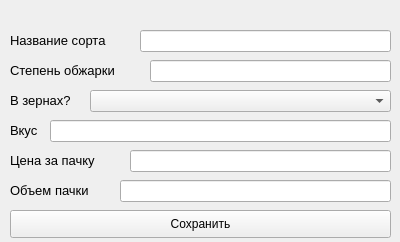
<?xml version="1.0" encoding="UTF-8"?>
<ui version="4.0">
 <class>Form</class>
 <widget class="QWidget" name="Form">
  <property name="geometry">
   <rect>
    <x>0</x>
    <y>0</y>
    <width>400</width>
    <height>242</height>
   </rect>
  </property>
  <property name="windowTitle">
   <string>Form</string>
  </property>
  <widget class="QLabel" name="label">
   <property name="geometry">
    <rect>
     <x>10</x>
     <y>30</y>
     <width>131</width>
     <height>21</height>
    </rect>
   </property>
   <property name="font">
    <font>
     <pointsize>10</pointsize>
    </font>
   </property>
   <property name="text">
    <string>Название сорта</string>
   </property>
  </widget>
  <widget class="QLabel" name="label_2">
   <property name="geometry">
    <rect>
     <x>10</x>
     <y>60</y>
     <width>141</width>
     <height>21</height>
    </rect>
   </property>
   <property name="font">
    <font>
     <pointsize>10</pointsize>
    </font>
   </property>
   <property name="text">
    <string>Степень обжарки</string>
   </property>
  </widget>
  <widget class="QLabel" name="label_3">
   <property name="geometry">
    <rect>
     <x>10</x>
     <y>90</y>
     <width>141</width>
     <height>21</height>
    </rect>
   </property>
   <property name="font">
    <font>
     <pointsize>10</pointsize>
    </font>
   </property>
   <property name="text">
    <string>В зернах?</string>
   </property>
  </widget>
  <widget class="QLabel" name="label_4">
   <property name="geometry">
    <rect>
     <x>10</x>
     <y>120</y>
     <width>141</width>
     <height>21</height>
    </rect>
   </property>
   <property name="font">
    <font>
     <pointsize>10</pointsize>
    </font>
   </property>
   <property name="text">
    <string>Вкус</string>
   </property>
  </widget>
  <widget class="QLabel" name="label_5">
   <property name="geometry">
    <rect>
     <x>10</x>
     <y>150</y>
     <width>141</width>
     <height>21</height>
    </rect>
   </property>
   <property name="font">
    <font>
     <pointsize>10</pointsize>
    </font>
   </property>
   <property name="text">
    <string>Цена за пачку</string>
   </property>
  </widget>
  <widget class="QLabel" name="label_6">
   <property name="geometry">
    <rect>
     <x>10</x>
     <y>180</y>
     <width>141</width>
     <height>21</height>
    </rect>
   </property>
   <property name="font">
    <font>
     <pointsize>10</pointsize>
    </font>
   </property>
   <property name="text">
    <string>Объем пачки</string>
   </property>
  </widget>
  <widget class="QPushButton" name="pushButton">
   <property name="geometry">
    <rect>
     <x>10</x>
     <y>210</y>
     <width>381</width>
     <height>28</height>
    </rect>
   </property>
   <property name="text">
    <string>Сохранить</string>
   </property>
  </widget>
  <widget class="QLineEdit" name="lineEdit">
   <property name="geometry">
    <rect>
     <x>140</x>
     <y>30</y>
     <width>251</width>
     <height>22</height>
    </rect>
   </property>
  </widget>
  <widget class="QLineEdit" name="lineEdit_2">
   <property name="geometry">
    <rect>
     <x>150</x>
     <y>60</y>
     <width>241</width>
     <height>22</height>
    </rect>
   </property>
  </widget>
  <widget class="QComboBox" name="comboBox">
   <property name="geometry">
    <rect>
     <x>90</x>
     <y>90</y>
     <width>301</width>
     <height>22</height>
    </rect>
   </property>
  </widget>
  <widget class="QLineEdit" name="lineEdit_3">
   <property name="geometry">
    <rect>
     <x>50</x>
     <y>120</y>
     <width>341</width>
     <height>22</height>
    </rect>
   </property>
  </widget>
  <widget class="QLineEdit" name="lineEdit_4">
   <property name="geometry">
    <rect>
     <x>130</x>
     <y>150</y>
     <width>261</width>
     <height>22</height>
    </rect>
   </property>
  </widget>
  <widget class="QLineEdit" name="lineEdit_5">
   <property name="geometry">
    <rect>
     <x>120</x>
     <y>180</y>
     <width>271</width>
     <height>22</height>
    </rect>
   </property>
  </widget>
 </widget>
 <resources/>
 <connections/>
</ui>
